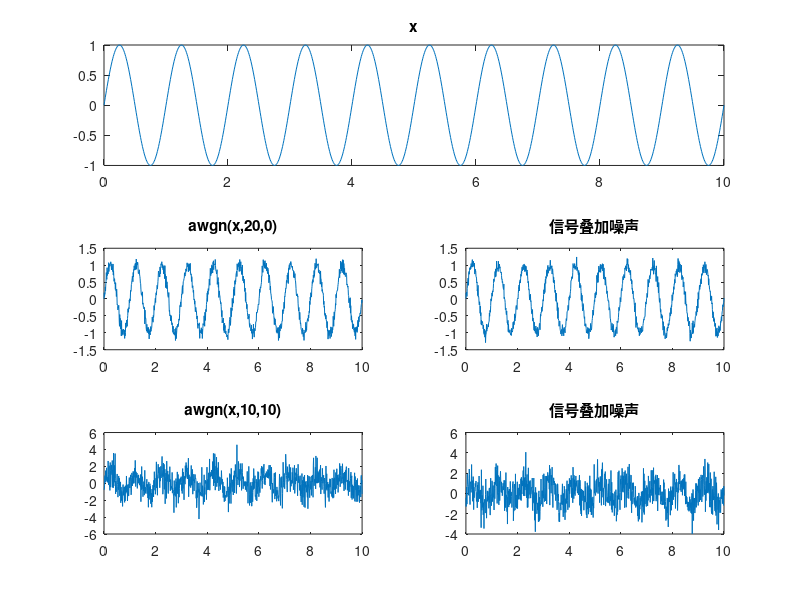

MATLAB code for this plot:
%% 信号x
t=0:0.01:10;
x=sin(2*pi*t);
subplot(3,2,[1 2]);plot(t,x);title('x');
%% 对比1
% 信噪比和信号指定功率
snr=20;
px_dBW=0;
% 调用awgn函数直接计算
y1=awgn(x,snr,px_dBW);
subplot(3,2,3);plot(t,y1);title(['awgn(x,',num2str(snr),',',num2str(px_dBW),')']);
% 调用randn函数产生噪声序列再叠加
pn_W=10^((px_dBW-snr)/10);
n=sqrt(pn_W)*randn(1,length(x));
y2=x+n;
subplot(3,2,4);plot(t,y2);title('信号叠加噪声');
%% 对比2
% 信噪比和信号指定功率
snr=10;
px_dBW=10;
% 调用awgn函数直接计算
y1=awgn(x,snr,px_dBW);
subplot(3,2,5);plot(t,y1);title(['awgn(x,',num2str(snr),',',num2str(px_dBW),')']);
% 调用randn函数产生噪声序列再叠加
pn_W=10^((px_dBW-snr)/10);
n=sqrt(pn_W)*randn(1,length(x));
y2=x+n;
subplot(3,2,6);plot(t,y2);title('信号叠加噪声');
